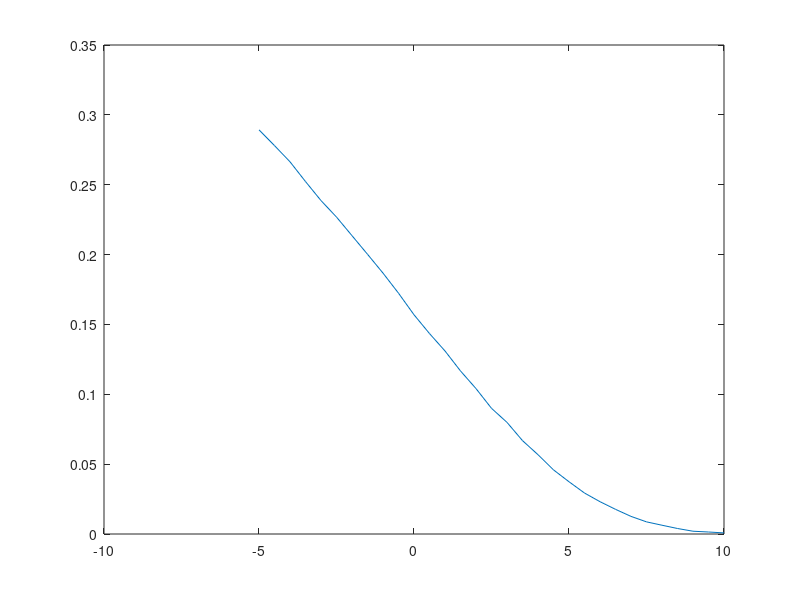

The MATLAB script that drew this image:
clc;clear;
L = 1e5;
data = randi([0,1],[1,L]);
ak = zeros(1,L);

for p = 1:L
  if data(p) == 0
    ak(p) = 1;
  elseif data(p) == 1
    ak(p) = -1;
  end
end

Es = 1;
BER = zeros(1,31);
snrdb = -5:0.5:10;
x = zeros(1,L);

for q = 1:31
  var = Es/10^(snrdb(q)/10);
  sig = sqrt(var);
  for p = 1:4
    vk = randn([1,L])*sig;%AWGN
    z = ak + vk;
  end
  
  for p = 1:L
    if z(p) > 0
      x(p) = 0;  
    else
      x(p) = 1;
    end
  end
  BER(q) = ((data-x)*(data-x)')/L;
end

plot(snrdb,BER);
